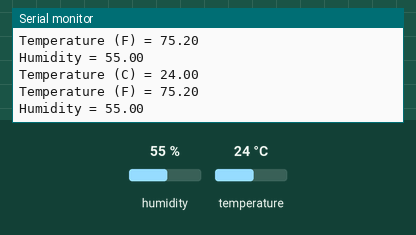
Simulated run of this sketch. Board: Arduino Uno, built with avr-gcc and run on an emulated ATmega328P. Parts: the last lines printed to the serial monitor. The inputs (shaded band) are chosen by the test bench; at power-on: humidity 55 %, temperature 24 °C.

Above: at 3.8 s.
3.9 s: humidity set to 22 %
At 6.5 s:
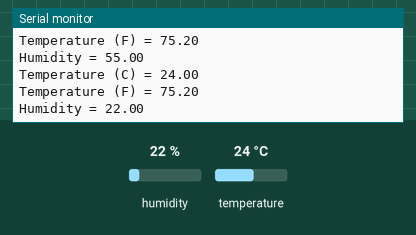
7.8 s: temperature set to 12 °C
At 9.7 s:
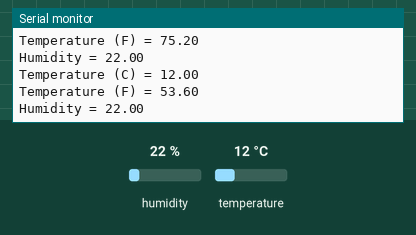
11.7 s: humidity set to 40 %
At 12.9 s:
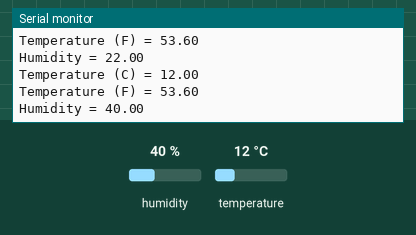
Timing chart, 0 to 14.7 s (numbered marks = the images above; inputs shaded):
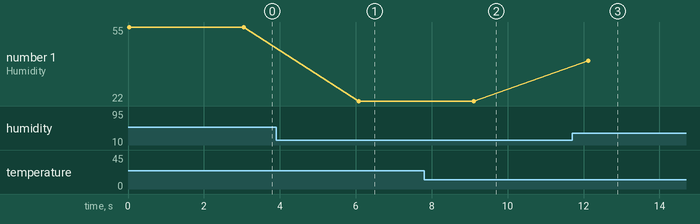

Measured:
- after the input at 3.9 s, the serial monitor: prints a new line after 2.2 s (image 1)
- after the input at 7.8 s, the serial monitor: prints a new line after 1.3 s (image 2)
- after the input at 11.7 s, the serial monitor: prints a new line after 0.43 s (image 3)
- plotted number 1: 55 → 22 after the input at 3.9 s, 22 → 40 after the input at 11.7 s

The sketch:

dht11.ino
```cpp
#include <DHT.h>

// The NodeMCU pin (D2) for the data output from DHT11
#define DHT11_PIN 2

DHT DHT(DHT11_PIN, DHT11);

void setup()
{
    // Set baud to this value when reading serial monitor
    Serial.begin(115200);
    // Init DHT
    DHT.begin();
}

// The loop method, this runs all the time.
void loop()
{
    // Read temperature in celsius
    float tempC = DHT.readTemperature();
    // Convert to Fahrenheit
    float tempF = DHT.convertCtoF(tempC);
    // Read humidity
    float humidity = DHT.readHumidity();

    // Celsius (ºC)
    Serial.print("Temperature (C) = ");
    Serial.println(tempC);

    // Fahrenheit (F)
    Serial.print("Temperature (F) = ");
    Serial.println(tempF);

    // Relative humidity (%)
    Serial.print("Humidity = ");
    Serial.println(humidity);

    // Wait 3 seconds before next iteration
    delay(3000);
}
```
